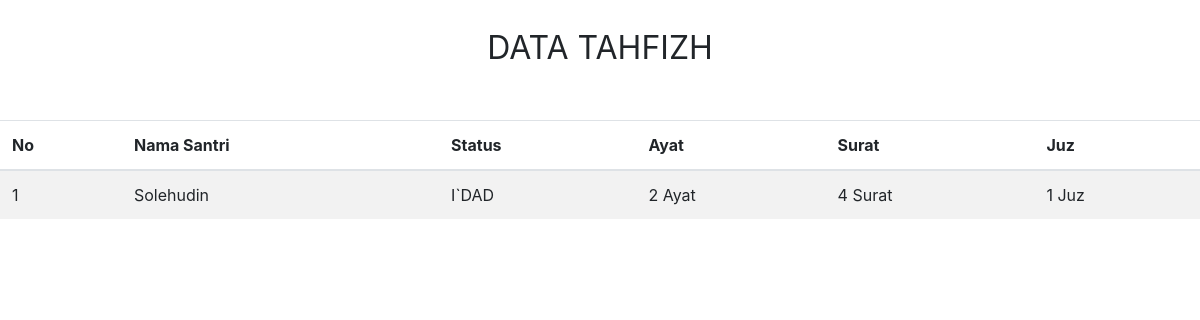
Before: /index.php/admin/laporan/l_tf with the older database file.
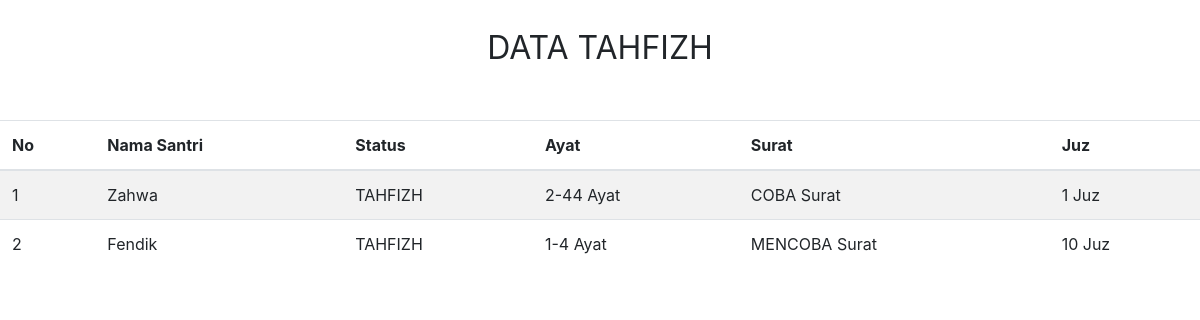
After: the same page with the newer database file.
### tables this page shows
CREATE TABLE `tahfidz` (
  `code_tahfidz` varchar(125) NOT NULL,
  `nis_tahfidz` varchar(125) NOT NULL,
  `pembimbing` varchar(50) NOT NULL,
  `status_tahfidz` varchar(125) NOT NULL,
  `ayat` varchar(5) NOT NULL,
  `surat` varchar(15) NOT NULL,
  `juz` varchar(5) NOT NULL,
  `tgl_input` date NOT NULL
);

CREATE TABLE `tb_dsantri` (
  `nis` varchar(50) NOT NULL,
  `nama` varchar(255) NOT NULL,
  `alamat` varchar(455) NOT NULL,
  `jk` varchar(25) NOT NULL,
  `tempat_lahir` varchar(25) NOT NULL,
  `tgl_lahir` date NOT NULL,
  `code_kamar` varchar(225) NOT NULL,
  `kelas` varchar(45) NOT NULL,
  `keterangan` varchar(255) NOT NULL,
  `foto` varchar(255) NOT NULL,
  `status` varchar(125) NOT NULL,
  `tempat_abituren` varchar(125) NOT NULL
);

### application/controllers/admin/laporan.php (called while the page is built, shortened)
<?php
class Laporan extends CI_Controller
{
	public function __construct()
	{
		$this->load->model('m_guru');
		$this->load->model('m_kamar');
		$this->load->model('m_extra');
		$this->load->model('m_konsulat');
		$this->load->model('m_pelanggaran');
		$this->load->model('m_dsantri');
		$this->load->model('M_tahfidz');
		$this->load->model('m_kelas');
	}
	public function l_tf()
	{
		$this->load->model('M_tahfidz');
		$data['pel'] = $this->M_tahfidz->get_tahfidz();
		if (empty($data['pel'])) {
			echo "<script>
alert('Belum ada data yang bisa di print');
location = '../tahfidz'
</script>";
		} else {
			$data['pel'] = $this->M_tahfidz->get_tahfidz();
			$this->load->view("admin/report/l_tahfizh", $data);
		}
	}
}

### index.php (called while the page is built, shortened)
<?php
require_once BASEPATH.'core/CodeIgniter.php';

### application/models/M_tahfidz.php (called while the page is built, shortened)
<?php
class M_tahfidz extends CI_Model
{
	function get_tahfidz()
	{
		return $this->db->query("SELECT * FROM (SELECT * FROM `tahfidz` order by tgl_input desc LIMIT 18446744073709551615) as c,tb_dsantri where nis_tahfidz=tb_dsantri.nis group by nis_tahfidz")->result();
	}
}

### application/views/admin/report/l_tahfizh.php (the view, shortened to what this page needs)
<!DOCTYPE html>
<html lang="en">
<head>
    <link rel="stylesheet" href="<?= base_url('assets'); ?>/template/css/bootstrap.min.css">
</head>
<body onload="window.print()">
<br>
<center style="font-size:24pt;">DATA TAHFIZH</center><br><br>
<table border="0" align="center" class="table table-striped">
<thead>
    <tr style="background-color:;height:">
    <th>No</th>
	    <th>Nama Santri</th>
		<th>Status</th>
		<th>Ayat</th>
		<th>Surat</th>
		<th>Juz</th>
    </tr>
</thead>
    <?php $n = 1; foreach($pel as $l){ ?>
    <tr style="text-align:justify">
        <td><?= $n++; ?></td>
	    <td><?= $l->nama ?></td>
	    <td><?= $l->status_tahfidz ?></td>
	    <td><?= $l->ayat ?> Ayat</td>
	    <td> <?= $l->surat ?> Surat</td>
	    <td><?= $l->juz ?> Juz</td>
    </tr>
    <?php } ?>
</table>
</body>
</html>

### application/views/admin/report/l_tahfizh.php (style rules this page uses)
body { margin :0; padding:0; }

Changed rows visible on the page:
removed tahfidz: tb_dsantri.nama "Solehudin", status_tahfidz "I`DAD", ayat "2", surat "4", juz "1"
added tahfidz: tb_dsantri.nama "Zahwa", status_tahfidz "TAHFIZH", ayat "2-44", surat "COBA", juz "1"
added tahfidz: tb_dsantri.nama "Fendik", status_tahfidz "TAHFIZH", ayat "1-4", surat "MENCOBA", juz "10"
